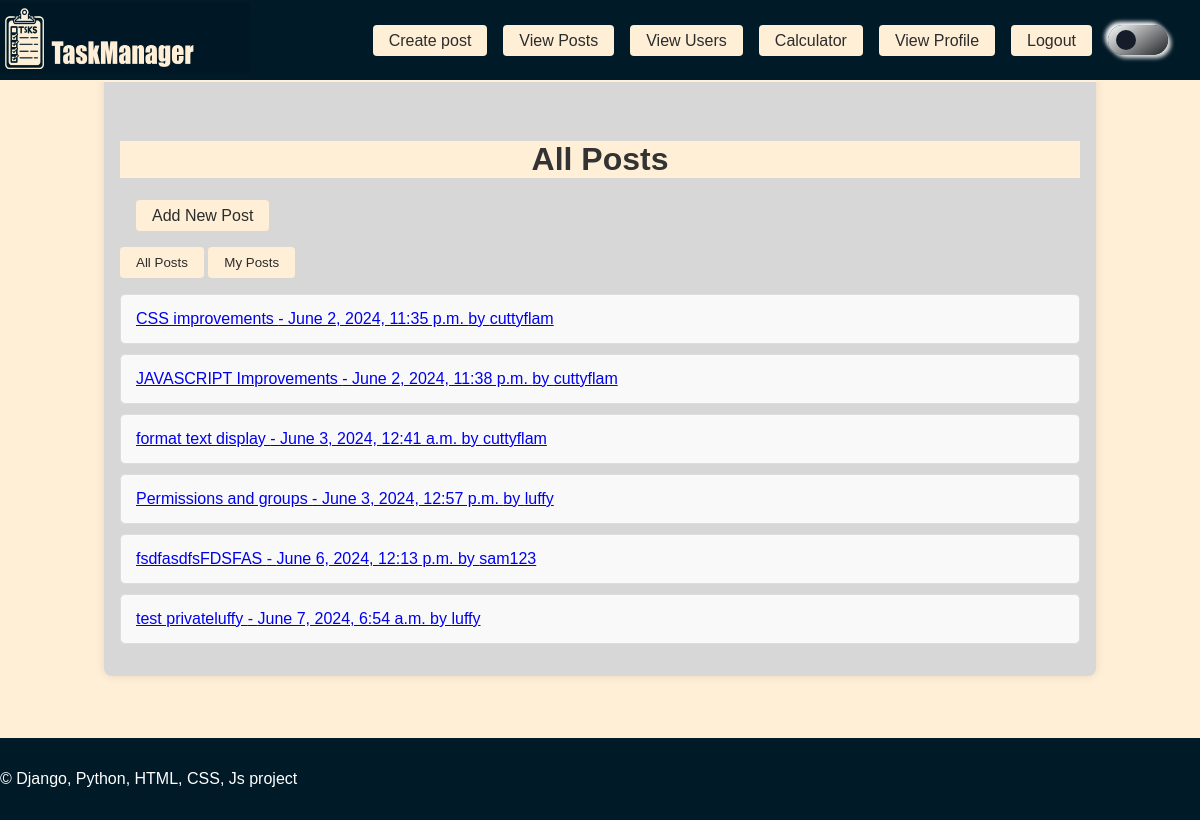
The app's page /all_posts/ (signed in) with its own data.
### posts/models.py (models this page shows, shortened)
class Post(models.Model):
    title = models.CharField(max_length=200)
    content = models.TextField()
    created_at = models.DateTimeField(auto_now_add=True)
    author = models.ForeignKey(User, on_delete=models.CASCADE)
    privacy = models.CharField(max_length=10)

### posts/views.py (the view)
# urls.py: path('all_posts/', views.all_posts, name='all_posts'),
def all_posts(request):
    filter_option = request.GET.get('filter')
    if filter_option == 'my_posts':
        posts = Post.objects.filter(author=request.user)
    else:
        posts = Post.objects.filter(Q(privacy='public')
                                    | Q(author=request.user))
    return render(request, 'posts/all_posts.html', {'posts': posts})

### posts/templates/posts/all_posts.html (shortened to what this page needs)
{% extends "posts/base.html" %}
{% block content %}
<div class="index-page">
    <h1>All Posts</h1><a class="menu-button" href="{% url 'add_post' %}">Add New Post</a>
    <form method="get">
        <button type="submit" name="filter" value="all_posts">All Posts</button>
        <button type="submit" name="filter" value="my_posts">My Posts</button>
    </form>
    <ul>
        {% for post in posts %}
            {% if post.privacy == 'public' or post.author == request.user %}
                <li><a href="{% url 'view_post' post.id %}">{{ post.title }} - {{ post.created_at }} by {{ post.author }}</a></li>
            {% endif %}
        {% endfor %}
    </ul>
</div>
{% endblock %}>

### posts/templates/posts/base.html (shortened to what this page needs)
<!DOCTYPE html>
<html>
<head>
    {% load static %}
    <link rel="stylesheet" href="{% static 'styles.css' %}">
</head>
<body>
   {% include "posts/partials/header.html" %}
    <div class="container">
        {% block content %}
        {% endblock %}
    </div>
</body>
<div class="footer">
    <p>&copy; Django, Python, HTML, CSS, Js project</p>
</div>
</html>

### posts/templates/posts/partials/header.html (shortened to what this page needs)
{% load static %}
<div class="header">
    <nav>
        <div class="logo-container">
        <a href="{% url 'index' %}">
            <img src="{% static 'logo3.png' %}" alt="Home" width="250" height="70">
        </div>
        {% if user.is_authenticated %}
            <a class="menu-button" href="{% url 'add_post' %}">Create post</a>
            <a class="menu-button" href="{% url 'all_posts' %}">View Posts</a>
            <a class="menu-button" href="{% url 'user_list' %}">View Users</a>
            <a class="menu-button" href="{% url 'calculator_view' %}">Calculator</a>
            <a class="menu-button" href="{% url 'edit_profile' %}">View Profile</a>
            <a class="menu-button" href="{% url 'logout' %}">Logout</a>
        {% else %}
            <a class="menu-button" href="{% url 'login' %}">Login</a>
            <a class="menu-button" href="{% url 'register' %}">Register</a>
        {% endif %}
        <body class="light">
            <label class="toggle" for="toggle">
                <i class="bx bxs-sun"></i>
                <i class="bx bx-moon"></i>
                <span class="ball"></span>
            </label>
    </nav>
</div>

### posts/static/styles.css (style rules this page uses)
body { display: flex; align-items: center; justify-content: center; transition: .2s; font-family: Arial, sans-serif; margin: 0; padding: 0; background-color: #ecebeb; flex-direction: column; min-height: 100vh; }
.header { position: fixed; top: 0; width: 100%; background-color: #001a27; color: #fff; text-align: right; padding: 1rem 10; z-index: 1000; border-bottom: 2px solid #ffefd6; }
.header nav { display: flex; justify-content: flex-end; align-items: center; padding: 0 1rem; height: 80px; }
.logo-container { position: fixed; left: 0; top: 5; }
.footer { position: relative; margin-top: 60px; width: 100%; background-color: #001a27; color: #fff; text-align: left; padding: 1rem 0; border-top: 2px solid #ffefd6; }
.all-posts.light, .container.light, .index-page.light, .login-page.light, .logout-page.light, .protected-page.light, .register-page.light { width: 80%; margin: auto; padding: 1rem; padding-top: 120px; background-color: #D7D7D7; border-radius: 8px; box-shadow: 0 0 10px rgba(0, 0, 0, 0.1); position: relative; flex: 1; }
h1.light { text-align: center; color: #333; }
ul { list-style-type: none; padding: 0; }
li.light { border: 1px solid #ddd; margin-bottom: 10px; padding: 15px; border-radius: 5px; color: #001a27; background-color: #f9f9f9; }
.menu-button, .default-button { display: inline-block; margin: 0rem 0; margin-left: 1rem; padding: 0.5rem 1rem; background-color: #ffefd6; color: #2b2c2c; text-decoration: none; border-radius: 4px; height: 15px; line-height: 15px; }
form button { margin-top: 1rem; padding: 0.5rem 1rem; background-color: #ffefd6; color: #2b2c2c; border: none; border-radius: 4px; cursor: pointer; }
.toggle { cursor: pointer; position: relative; display: flex; justify-content: space-between; width: 60px; height: 30px; border-radius: 50px; transition: .2s; margin-top: 1rem; margin-right: 1rem; margin-bottom: 1rem; margin-left: 1rem; align-self: center; }
.toggle i { width: 50%; line-height: 60px; text-align: center; font-size: 30px; z-index: 1; }
.toggle .ball { position: absolute; width: 20px; height: 20px; left: 30%; top: 50%; transform: translate(-50%, -50%); border-radius: 50%; transition: .3s ease-out; background: #000000; }
.light { background: #ffefd6; color: #001a27; word-wrap: break-word; overflow-wrap: break-word; }
.light .toggle { background: linear-gradient(145deg, #fdfdfd, #252525da); box-shadow: 3px 3px 4px #e6e6e6, -3px -3px 4px #ffffff; }
.light .toggle .bxs-sun { color: #fafafa; }
.light .toggle .bx-moon { color: #151d2a; }
.light .toggle .ball { background: #151d2a; height: 20px; }

### records on screen
Post: title "CSS improvements", created_at "June 2, 2024, 11:35 p.m.", author "cuttyflam"
Post: title "JAVASCRIPT Improvements", created_at "June 2, 2024, 11:38 p.m.", author "cuttyflam"
Post: title "format text display", created_at "June 3, 2024, 12:41 a.m.", author "cuttyflam"
Post: title "Permissions and groups", created_at "June 3, 2024, 12:57 p.m.", author "luffy"
Post: title "fsdfasdfsFDSFAS", created_at "June 6, 2024, 12:13 p.m.", author "sam123"
Post: title "test privateluffy", created_at "June 7, 2024, 6:54 a.m.", author "luffy"
